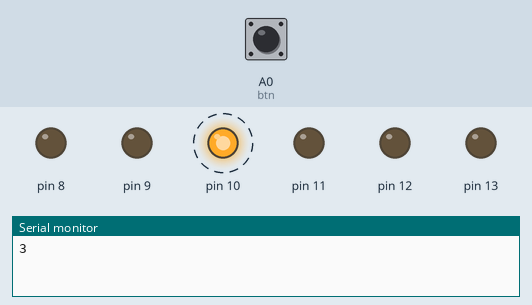
This sketch was run on a simulated Arduino Uno, built with avr-gcc and run on an emulated ATmega328P. Parts: output pins drawn as LEDs (lit = HIGH), the last lines printed to the serial monitor. Dashed ring = blinking. The inputs (shaded band) are chosen by the test bench; at power-on: A0 (btn) LOW. Random numbers use the default seed unless the sketch sets one.

Above: at 0.1 s.
At 1.8 s:
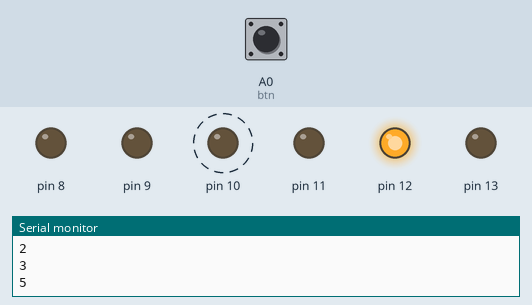
1.9 s: A0 (btn) pulled HIGH for 3.2 s
At 6.3 s:
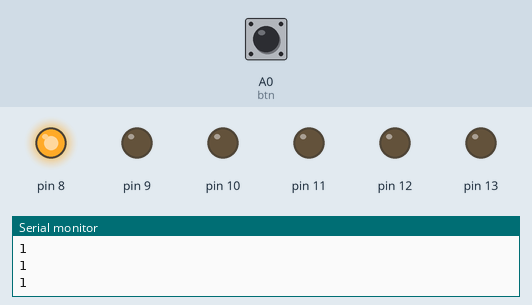
Timing chart, 0 to 17.1 s (numbered marks = the images above; inputs shaded):
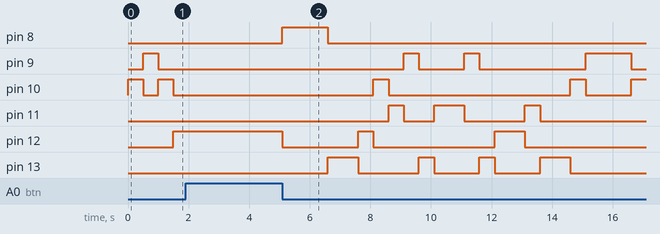

The sketch:

microprocessor_15.ino
```cpp
#define key1 digitalRead(A0)
int btn = A0;

void setup() {
  Serial.begin(9600);
  pinMode(A0, INPUT);
  for (int i = 8; i < 14; i++) {
    pinMode(i, OUTPUT);
  }
  randomSeed(analogRead(btn));
}

void loop() {
  if (key1 == 0) {
    for (int i = 8; i < 14; i++) {
      digitalWrite(i, LOW);
    }
    int randomNum = random(8, 14);
    digitalWrite(randomNum, HIGH);
    Serial.println(randomNum-7);
    delay(500);
  }
}
```
